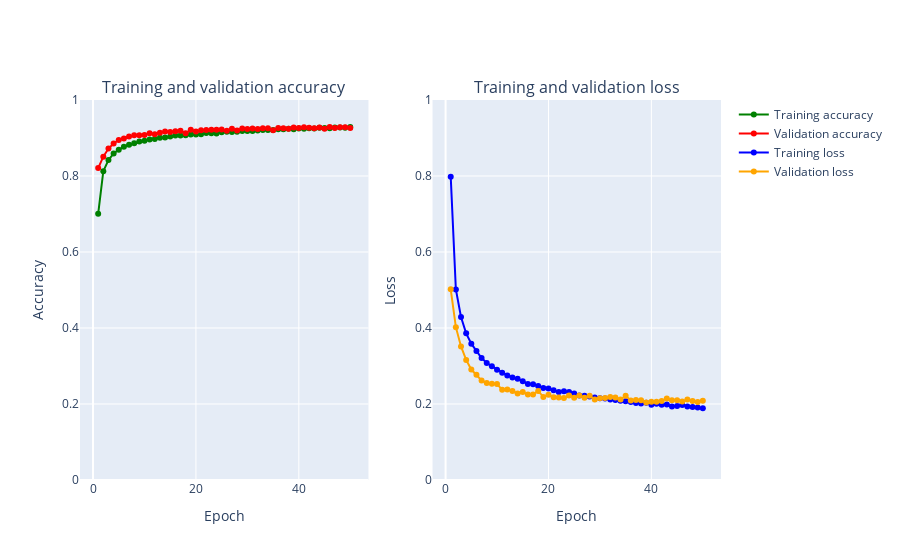

Here is the notebook cell this chart was saved with:
### Code cell
plot_accuracy_and_loss(train_model2)

### Figure 1 — Plotly figure (JSON) as saved in the notebook; plotly's stock layout.template omitted (floating-point values rounded to 4 significant figures)
{"data": [{"marker": {"color": "Green"}, "mode": "markers+lines", "name": "Training accuracy", "text": ["1", "2", "3", "4", "5", "6", "7", "8", "9", "10", "11", "12", "13", "14", "15", "16", "17", "18", "19", "20", "21", "22", "23", "24", "25", "26", "27", "28", "29", "30", "31", "32", "33", "34", "35", "36", "37", "38", "39", "40", "41", "42", "43", "44", "45", "46", "47", "48", "49", "50"], "type": "scatter", "x": [1, 2, 3, 4, 5, 6, 7, 8, 9, 10, 11, 12, 13, 14, 15, 16, 17, 18, 19, 20, 21, 22, 23, 24, 25, 26, 27, 28, 29, 30, 31, 32, 33, 34, 35, 36, 37, 38, 39, 40, 41, 42, 43, 44, 45, 46, 47, 48, 49, 50], "xaxis": "x", "y": [0.7006, 0.8126, 0.842, 0.8593, 0.8693, 0.8766, 0.882, 0.8864, 0.8905, 0.8929, 0.8959, 0.8974, 0.9005, 0.9015, 0.9041, 0.9065, 0.9067, 0.907, 0.9093, 0.9092, 0.9098, 0.9132, 0.9125, 0.9121, 0.9152, 0.9166, 0.9156, 0.9165, 0.9187, 0.9187, 0.9184, 0.9195, 0.9209, 0.9207, 0.9208, 0.923, 0.9233, 0.924, 0.9229, 0.9248, 0.9247, 0.9254, 0.9248, 0.9271, 0.9263, 0.9254, 0.9275, 0.9274, 0.9273, 0.9289], "yaxis": "y"}, {"marker": {"color": "Red"}, "mode": "markers+lines", "name": "Validation accuracy", "text": ["1", "2", "3", "4", "5", "6", "7", "8", "9", "10", "11", "12", "13", "14", "15", "16", "17", "18", "19", "20", "21", "22", "23", "24", "25", "26", "27", "28", "29", "30", "31", "32", "33", "34", "35", "36", "37", "38", "39", "40", "41", "42", "43", "44", "45", "46", "47", "48", "49", "50"], "type": "scatter", "x": [1, 2, 3, 4, 5, 6, 7, 8, 9, 10, 11, 12, 13, 14, 15, 16, 17, 18, 19, 20, 21, 22, 23, 24, 25, 26, 27, 28, 29, 30, 31, 32, 33, 34, 35, 36, 37, 38, 39, 40, 41, 42, 43, 44, 45, 46, 47, 48, 49, 50], "xaxis": "x", "y": [0.8208, 0.8508, 0.8722, 0.8854, 0.8947, 0.8989, 0.9039, 0.9073, 0.9075, 0.9079, 0.9124, 0.91, 0.9138, 0.9172, 0.9159, 0.9177, 0.9193, 0.9123, 0.9218, 0.9171, 0.9202, 0.9209, 0.9215, 0.9217, 0.9223, 0.9192, 0.9242, 0.9198, 0.9247, 0.9237, 0.9249, 0.9234, 0.9254, 0.9253, 0.9201, 0.926, 0.9258, 0.9242, 0.9276, 0.9262, 0.9281, 0.9273, 0.9256, 0.9276, 0.9246, 0.929, 0.926, 0.928, 0.9283, 0.9262], "yaxis": "y"}, {"marker": {"color": "Blue"}, "mode": "markers+lines", "name": "Training loss", "text": ["1", "2", "3", "4", "5", "6", "7", "8", "9", "10", "11", "12", "13", "14", "15", "16", "17", "18", "19", "20", "21", "22", "23", "24", "25", "26", "27", "28", "29", "30", "31", "32", "33", "34", "35", "36", "37", "38", "39", "40", "41", "42", "43", "44", "45", "46", "47", "48", "49", "50"], "type": "scatter", "x": [1, 2, 3, 4, 5, 6, 7, 8, 9, 10, 11, 12, 13, 14, 15, 16, 17, 18, 19, 20, 21, 22, 23, 24, 25, 26, 27, 28, 29, 30, 31, 32, 33, 34, 35, 36, 37, 38, 39, 40, 41, 42, 43, 44, 45, 46, 47, 48, 49, 50], "xaxis": "x2", "y": [0.7984, 0.5015, 0.4289, 0.3859, 0.3588, 0.3397, 0.3211, 0.3077, 0.2993, 0.2899, 0.2823, 0.2748, 0.27, 0.2665, 0.2602, 0.2529, 0.252, 0.2471, 0.2421, 0.2409, 0.2365, 0.2317, 0.2336, 0.2317, 0.2277, 0.2226, 0.2215, 0.2195, 0.2172, 0.215, 0.2144, 0.2117, 0.2104, 0.2085, 0.2069, 0.2051, 0.2027, 0.2012, 0.2032, 0.1982, 0.2007, 0.198, 0.1986, 0.1936, 0.1947, 0.1971, 0.1932, 0.1923, 0.1906, 0.1891], "yaxis": "y2"}, {"marker": {"color": "Orange"}, "mode": "markers+lines", "name": "Validation loss", "text": ["1", "2", "3", "4", "5", "6", "7", "8", "9", "10", "11", "12", "13", "14", "15", "16", "17", "18", "19", "20", "21", "22", "23", "24", "25", "26", "27", "28", "29", "30", "31", "32", "33", "34", "35", "36", "37", "38", "39", "40", "41", "42", "43", "44", "45", "46", "47", "48", "49", "50"], "type": "scatter", "x": [1, 2, 3, 4, 5, 6, 7, 8, 9, 10, 11, 12, 13, 14, 15, 16, 17, 18, 19, 20, 21, 22, 23, 24, 25, 26, 27, 28, 29, 30, 31, 32, 33, 34, 35, 36, 37, 38, 39, 40, 41, 42, 43, 44, 45, 46, 47, 48, 49, 50], "xaxis": "x2", "y": [0.5018, 0.4022, 0.3514, 0.3161, 0.2907, 0.2768, 0.262, 0.2552, 0.2533, 0.2525, 0.2373, 0.238, 0.2341, 0.2274, 0.2317, 0.2248, 0.2253, 0.2343, 0.2187, 0.2242, 0.2179, 0.2169, 0.2159, 0.2225, 0.2165, 0.2221, 0.2163, 0.2214, 0.2116, 0.2153, 0.2159, 0.2187, 0.2169, 0.2119, 0.2218, 0.209, 0.2106, 0.21, 0.2042, 0.2057, 0.2061, 0.2078, 0.2145, 0.21, 0.2095, 0.2063, 0.2119, 0.2076, 0.2052, 0.2084], "yaxis": "y2"}], "layout": {"annotations": [{"font": {"size": 16}, "showarrow": false, "text": "Training and validation accuracy", "x": 0.225, "xanchor": "center", "xref": "paper", "y": 1, "yanchor": "bottom", "yref": "paper"}, {"font": {"size": 16}, "showarrow": false, "text": "Training and validation loss", "x": 0.775, "xanchor": "center", "xref": "paper", "y": 1, "yanchor": "bottom", "yref": "paper"}], "xaxis": {"anchor": "y", "domain": [0, 0.45], "title": {"text": "Epoch"}}, "xaxis2": {"anchor": "y2", "domain": [0.55, 1], "title": {"text": "Epoch"}}, "yaxis": {"anchor": "x", "domain": [0, 1], "range": [0, 1], "title": {"text": "Accuracy"}}, "yaxis2": {"anchor": "x2", "domain": [0, 1], "range": [0, 1], "title": {"text": "Loss"}}}}
